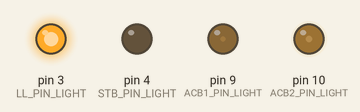
Recording of a sketch running on a simulated Arduino Uno, built with avr-gcc and run on an emulated ATmega328P. Shown: output pins drawn as LEDs (lit = HIGH).

Above: at 0.15 s.
At 26.15 s:
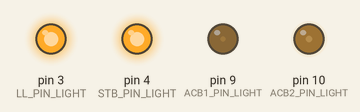
Timing chart, 0 to 40.0 s (numbered marks = the images above):
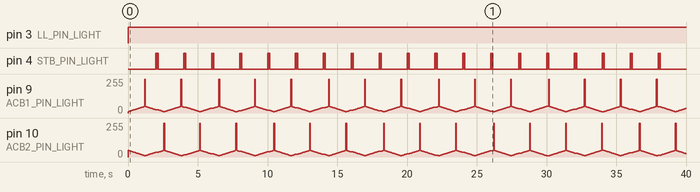

Measured:
- by itself, pin 3 (LL_PIN_LIGHT): LOW → HIGH at 0.00 s
- by itself, pin 4 (STB_PIN_LIGHT): repeats every 2.0 s: LOW 0.05 s, HIGH 0.05 s, LOW 1.9 s, HIGH 0.05 s

The sketch:

Star-Strobe.ino
```cpp
/**
 * Star Trek Model LED Lights
 *
 *
 *
 * Features:
 * Landing lights
 * 2 fading anti-collision beacons
 * Double flash strobe
 *
 * @author Pete Verschueren
 * @version 0.1
 * @date 2016-08-15
 * todo: add Bluetooth on/off
 */

// Pins Init
#define LL_IRQ_NUMBER 0 // Interrupt number to use (0 = pin 2 on most boards)

#define LL_PIN_LIGHT 3 // Landing light output pin number

// Strobe Init
#define STB_PIN_LIGHT 4 // Pin number for strobe light output
#define STB_BLINK_INTERVAL 2000000 // Blink interval for strobe light in microseconds

// Anti-collision beacon settings
#define ACB1_PIN_LIGHT 9 // Pin number for anti-collision beacon 1
#define ACB2_PIN_LIGHT 10 // Pin number for anti-collision beacon 2
#define ACB_FADE_MIN 10 // Minimum fade level for beacon (0-255)
#define ACB_FADE_MAX 50 // Maximum fade level for beacon (0-255)
#define ACB_FADE_INTERVAL 30000 // Fade step interval, in microseconds (lower numbers = faster fade)


//

boolean curLandingLight = false;

unsigned long lastFadeTime = 0;
unsigned long lastStrobeTime = 0;
int currentFade = ACB_FADE_MIN;
int fadeDirection = 1;

void setup()
{


  // Declare output pins
  pinMode(LL_PIN_LIGHT, OUTPUT);
  pinMode(STB_PIN_LIGHT, OUTPUT);
  pinMode(ACB1_PIN_LIGHT, OUTPUT);
  pinMode(ACB2_PIN_LIGHT, OUTPUT);
}


void loop()
{
  unsigned long currentTime = micros();

    setLandingLight(true);

  // Check if it's time to fade the anti-collision lights
  if ((currentTime - lastFadeTime) > ACB_FADE_INTERVAL) {
    doFade();
    lastFadeTime = currentTime;
  }

  // Check if it's time to blink the strobes
  if ((currentTime - lastStrobeTime) > STB_BLINK_INTERVAL) {
    doStrobe();
    lastStrobeTime = currentTime;
  }
}


// Turn on or off landing light
void setLandingLight(boolean state)
{
  float i;
  if (state && !curLandingLight) {
    digitalWrite(LL_PIN_LIGHT, HIGH);
  } else if (!state && curLandingLight) {
    digitalWrite(LL_PIN_LIGHT, LOW);
  }
  curLandingLight = state;
}

// Fade anti-collision LEDs
void doFade()
{
  currentFade += fadeDirection;
  if (currentFade == ACB_FADE_MAX || currentFade == ACB_FADE_MIN) {
    // If we hit the fade limit, flash the high beacon, and flip the fade direction
    if (fadeDirection == 1) {
      analogWrite(ACB1_PIN_LIGHT, 255);

    } else {
      analogWrite(ACB2_PIN_LIGHT, 255);
    }
    delay(50);
    fadeDirection *= -1;
  }

  analogWrite(ACB1_PIN_LIGHT, currentFade);
  analogWrite(ACB2_PIN_LIGHT, ACB_FADE_MAX - currentFade + ACB_FADE_MIN);
}

// Strobe double-blink
void doStrobe()
{
  digitalWrite(STB_PIN_LIGHT, HIGH);
  delay(50);
  digitalWrite(STB_PIN_LIGHT, LOW);
  delay(50);
  digitalWrite(STB_PIN_LIGHT, HIGH);
  delay(50);
  digitalWrite(STB_PIN_LIGHT, LOW);
}
```
